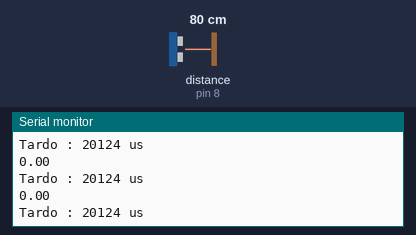
A sketch run on a simulated Arduino Uno, built with avr-gcc and run on an emulated ATmega328P. Shown: the last lines printed to the serial monitor. The inputs (shaded band) are chosen by the test bench; at power-on: distance to the obstacle (sensor on pin 8) 80 cm. The echo pulse lasts 58.3 µs per cm.

Above: at 1.2 s.
1.3 s: distance to the obstacle (sensor on pin 8) set to 44 cm
At 1.9 s:
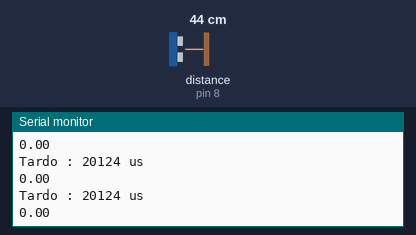
2.8 s: distance to the obstacle (sensor on pin 8) set to 35 cm
At 3.5 s:
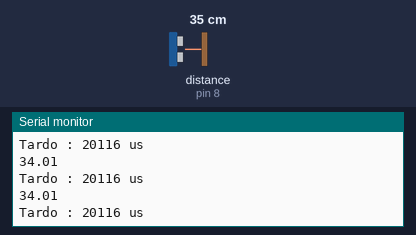
Timing chart, 0 to 5.8 s (numbered marks = the images above; inputs shaded):
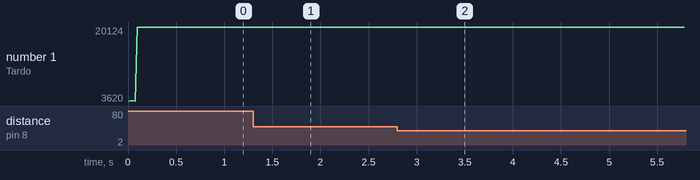

Measured:
- the behaviour switches between 41 and 40 cm on distance to the obstacle (sensor on pin 8) (found by bisection; images 1 and 2)
- after the input at 2.8 s, the serial monitor: prints a new line after 0.08 s (image 2)
- plotted number 1: 20124 → 20116 after the input at 2.8 s

The sketch:

sonico_3.ino
```cpp
#include <NewPing.h>

#define TRIGGER_PIN 9
#define ECHO_PIN 8
#define MAX_DISTANCE 40
#define PERIODO_MS 20


NewPing sonar(TRIGGER_PIN, ECHO_PIN, MAX_DISTANCE);


void setup() {
  Serial.begin(9600);
}

void loop() {

  unsigned long t_start = micros();

  int round_time_us = sonar.ping(MAX_DISTANCE);

  float distance = round_time_us/59.974;


  Serial.print(distance);

  unsigned long t_finish = micros();


  int delay_us = PERIODO_MS*1000 - (t_finish - t_start);


  delayMicroseconds(delay_us);


  t_finish = micros();

  Serial.print("\nTardo : ");
  Serial.print(t_finish - t_start);
  Serial.print(" us");
  Serial.print("\n");

}//tarda como máx (con 50cm = max dist) 5ms (200hz) y como minimo 2.5ms (400hz)
```
